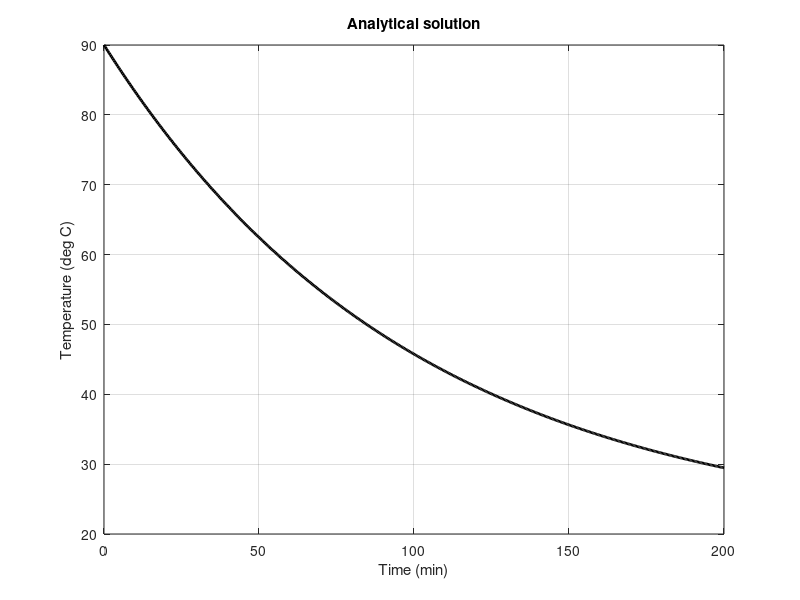

This chart was generated by the following MATLAB code: (Note: this script raises an error after producing the figure.)
%[text] # One ODE, Four Ways
%[text] In `lesson_ode_intro.m` we modeled a cooling cup of coffee with Newton's law of cooling and solved it with Euler's method and `ode45`. Here we solve the same equation four different ways and compare what each one gives us:
%[text] 1. Analytical: solve with pen and paper, then use MATLAB to evaluate and plot the formula
%[text] 2. Symbolic: let the Symbolic Math Toolbox (`dsolve`) do the pen-and-paper work
%[text] 3. Numerical: cast the problem in state-space form and hand it to `ode45`
%[text] 4. Chebfun: write the equation almost as you would on paper, and let Chebfun solve it numerically to near machine precision \
%%
%[text] ## The Problem
%[text] A cup of coffee starts at 90 °C in a 20 °C room. The rate of cooling is proportional to the temperature difference:
%[text] $\\frac{dy}{dt} = -k\\,(y - \\theta\_e), \\quad y(0) = y\_0$
%[text] with $k = 0.01$ min$^{-1}$, $\\theta\_e = 20$ °C and $y\_0 = 90$ °C. We look at the first 200 minutes.
k       = 0.01;     % Cooling constant [1/min]
theta_e = 20;       % Room temperature [deg C]
y0      = 90;       % Initial temperature [deg C]
tspan   = [0, 200]; % Time interval [min]
%%
%[text] ## 1. Analytical Solution (Pen and Paper)
%[text] The equation is separable. Substitute $u = y - \\theta\_e$, so that $du/dt = dy/dt$ and the ODE becomes
%[text] $\\frac{du}{dt} = -k\\,u$
%[text] Separate the variables and integrate both sides:
%[text] $\\int \\frac{du}{u} = -k \\int dt \\quad \\Rightarrow \\quad \\ln|u| = -kt + C \\quad \\Rightarrow \\quad u(t) = A\\,e^{-kt}$
%[text] The initial condition fixes the constant: $u(0) = y\_0 - \\theta\_e = A$. Substituting back for $y$:
%[text] $y(t) = \\theta\_e + (y\_0 - \\theta\_e)\\,e^{-kt}$
%[text] MATLAB's job here is only arithmetic: evaluate the formula at many time samples and plot. A function handle keeps the formula in one place so we can reuse it as the reference solution later.
y_exact = @(t) theta_e + (y0 - theta_e)*exp(-k*t);
tt = linspace(tspan(1), tspan(2), 500);
figure(1)
clf()
plot(tt, y_exact(tt), 'k-', 'LineWidth', 2)
xlabel('Time (min)')
ylabel('Temperature (deg C)')
title('Analytical solution')
grid on
%[text] What you get: a formula. It is exact, and it shows structure (an exponential decay toward $\\theta\_e$ with time constant $1/k = 100$ min) that no table of numbers shows as plainly. The catch is that you must be able to solve the equation by hand, which most real models do not allow.
%%
%[text] ## 2. Symbolic Math Toolbox
%[text] Yes, the Symbolic Math Toolbox can solve simple ODEs. `dsolve` does the separation and integration for us. Declare $y$ as a symbolic function of $t$, write the equation with `==`, and pass the initial condition as a second equation:
syms y(t)
ode  = diff(y, t) == -k*(y - theta_e);
cond = y(0) == y0;
y_sym = dsolve(ode, cond)
%[text] The result is a symbolic expression, the same formula we found by hand (MATLAB may write it in a different but equivalent form). To plot it, either use `fplot`, which understands symbolic expressions, or convert it to an ordinary numeric function handle with `matlabFunction`:
y_sym_func = matlabFunction(y_sym);
figure(2)
clf()
fplot(y_sym, tspan, 'b-', 'LineWidth', 2)
xlabel('Time (min)')
ylabel('Temperature (deg C)')
title('Symbolic solution (dsolve)')
grid on
%[text] Symbolic parameters work too, which reproduces the general pen-and-paper result rather than one numeric case:
syms kk th yy0 real
y_general = dsolve(diff(y, t) == -kk*(y - th), y(0) == yy0)
%[text] What you get: a formula, without the algebra. The limits are the same as for pen and paper. `dsolve` handles linear and textbook nonlinear equations; for most nonlinear models it returns an empty result or a warning that no explicit solution was found.
%%
%[text] ## 3. Numerical Solver: State-Space Form and ode45
%[text] This is the approach we focus on in this course, because it works for nearly any model. Every MATLAB ODE solver expects the problem in first-order state-space form:
%[text] $\\dot{\\mathbf{x}} = \\mathbf{f}(t, \\mathbf{x}), \\quad \\mathbf{x}(0) = \\mathbf{x}\_0$
%[text] The state $\\mathbf{x}$ is the smallest set of variables that, together with the inputs, determines the future of the system. For the coffee cup the state is a single number, the temperature, so $\\mathbf{x} = y$ and
%[text] $f(t, x) = -k\\,(x - \\theta\_e)$
%[text] Casting the problem means writing $f$ as a function with the signature `dxdt = f(t, x)`. Here an anonymous function captures the parameters `k` and `theta_e` from the workspace:
f = @(t, x) -k*(x - theta_e);
[t_ode, y_ode] = ode45(f, tspan, y0);
figure(3)
clf()
plot(tt, y_exact(tt), 'k--', 'LineWidth', 2, 'DisplayName', 'Exact')
hold on
plot(t_ode, y_ode, 'bo-', 'DisplayName', 'ode45')
xlabel('Time (min)')
ylabel('Temperature (deg C)')
title('Numerical solution (ode45)')
legend()
grid on
%[text] What you get: vectors of numbers, `t_ode` and `y_ode`, at time steps the solver chose for itself. There is no formula, and the answer is accurate only to the solver's tolerance (the default relative tolerance is $10^{-3}$). In exchange, the same three lines solve models with many states, nonlinearities, and inputs measured from data, where options 1 and 2 have nothing to offer. A higher-order model, such as a mass on a spring, is handled by making $\\mathbf{x}$ a vector (position and velocity); nothing else about the call changes.
%%
%[text] ## 4. Chebfun
%[text] Chebfun is an open-source MATLAB package that works with *functions* the way MATLAB works with vectors. It overloads familiar commands (`plot`, `diff`, `sum`, `max`, `roots`, `\`) so that they act on functions, which makes the code read like symbolic math. Under the hood each function is a Chebyshev polynomial approximation accurate to about 15 digits, so the computation is numerical and fast.
%[text] Chebfun is not part of MATLAB. Download it from chebfun.org (or clone it from GitHub) and add the folder to your path, for example `addpath('~/chebfun')`.
assert(~isempty(which('chebfun')), 'Chebfun is not on the MATLAB path. Use addpath to add the chebfun folder.')
%[text] ### Chebfun as a symbolic-looking calculator
%[text] First, use Chebfun on the analytical answer from option 1. The variable `tc` is not a vector of samples; it is the function $t$ on the interval $[0, 200]$. Ordinary MATLAB expressions in `tc` produce new functions:
tc = chebfun('t', tspan);
y_cheb_formula = theta_e + (y0 - theta_e)*exp(-k*tc);
%[text] Calculus works on the result directly. Here we check that the formula really satisfies the ODE: the residual $y' + k(y - \\theta\_e)$ should be zero everywhere on the interval.
residual = diff(y_cheb_formula) + k*(y_cheb_formula - theta_e);
max_residual = norm(residual, inf)
%[text] ### Solving the ODE with a chebop
%[text] To solve the ODE without knowing the answer, Chebfun uses a `chebop`, an operator on functions. Write the equation in the form $\\mathcal{N}(y) = 0$, give the domain and the initial condition, and solve with backslash, just as you would solve a linear system `A\b`:
N = chebop(tspan(1), tspan(2));
N.op  = @(t, y) diff(y) + k*(y - theta_e);
N.lbc = y0;     % left boundary condition: y(0) = y0
y_cheb = N\0
%[text] The result `y_cheb` is again a chebfun, a function you can evaluate anywhere, differentiate or integrate, not a list of samples. For example, when does the coffee reach 50 °C? Chebfun finds the root of $y(t) - 50$ directly:
t_50 = roots(y_cheb - 50)
%[text] Compare with the analytical answer, $t = \\frac{1}{k}\\ln\\frac{y\_0 - \\theta\_e}{50 - \\theta\_e}$:
t_50_exact = log((y0 - theta_e)/(50 - theta_e))/k
figure(4)
clf()
plot(y_cheb, 'm-', 'LineWidth', 2)
hold on
plot(t_50, 50, 'ko', 'MarkerFaceColor', 'k')
xlabel('Time (min)')
ylabel('Temperature (deg C)')
title('Chebfun solution (chebop)')
grid on
%[text] What you get: a function, computed numerically, that you can treat almost like a formula. Note that `plot(y_cheb)` needed no time vector. Chebfun's ODE solvers handle nonlinear equations and boundary-value problems as well; for initial-value problems it calls MATLAB's own solvers internally and then converts the result to a chebfun.
%%
%[text] ## Comparing the Four
%[text] All four solutions on one plot are indistinguishable by eye:
figure(5)
clf()
plot(tt, y_exact(tt), 'k-', 'LineWidth', 4, 'DisplayName', 'Analytical')
hold on
plot(tt, y_sym_func(tt), 'y--', 'LineWidth', 2, 'DisplayName', 'Symbolic (dsolve)')
plot(t_ode, y_ode, 'bo', 'DisplayName', 'ode45')
plot(y_cheb, 'm:', 'LineWidth', 2, 'DisplayName', 'Chebfun (chebop)')
xlabel('Time (min)')
ylabel('Temperature (deg C)')
legend()
grid on
%[text] The differences show up in the error against the analytical solution. The symbolic solution is the same formula, so its error is exactly zero and cannot appear on a log axis. For the two numerical methods a logarithmic axis is needed because their errors differ by many orders of magnitude:
err_ode  = abs(y_ode - y_exact(t_ode));
err_cheb = abs(y_cheb(tt) - y_exact(tt));
figure(6)
clf()
semilogy(t_ode, err_ode, 'bo-', 'DisplayName', 'ode45')
hold on
semilogy(tt, err_cheb, 'm-', 'DisplayName', 'Chebfun')
xlabel('Time (min)')
ylabel('|error| (deg C)')
title('Error relative to the analytical solution')
legend('Location', 'best')
grid on
%[text] With default tolerances `ode45` is off by about $10^{-5}$ °C, which is plenty for coffee and can be tightened with `odeset('RelTol', ...)`. Chebfun is off by about $10^{-12}$ °C: it asks MATLAB's solver for much tighter tolerances and then represents the answer as a smooth polynomial.
%[text:table]
%[text] |  | Analytical | Symbolic | ode45 | Chebfun |
%[text] | --- | --- | --- | --- | --- |
%[text] | Who solves it | You | MATLAB, symbolically | MATLAB, numerically | MATLAB, numerically |
%[text] | Result | Formula | Formula | Vectors `t`, `y` | Function object |
%[text] | Accuracy | Exact | Exact | Set by tolerances ($10^{-5}$ here) | About 12 places ($10^{-12}$ here) |
%[text] | Works for | Simple ODEs | Simple ODEs | Nearly any ODE | Most ODEs on an interval |
%[text] | Needs | Pen, paper, practice | Symbolic Math Toolbox | Core MATLAB | Chebfun package |
%[text:table]

%[appendix]{"version":"1.0"}
%---
%[metadata:view]
%   data: {"layout":"inline"}
%---
